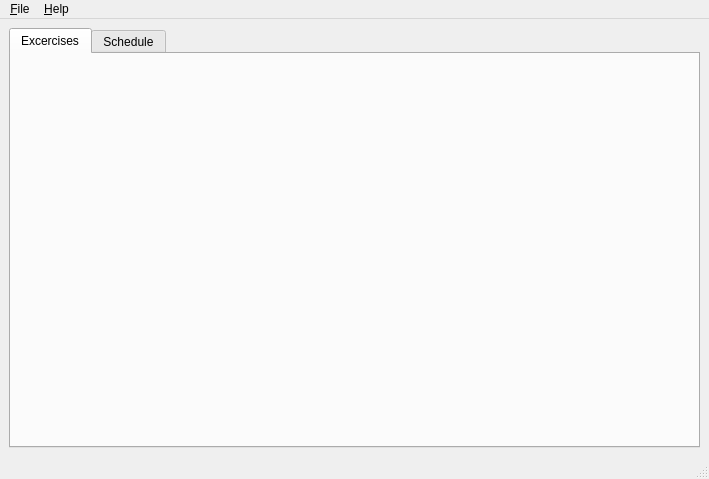
<?xml version="1.0" encoding="UTF-8"?>
<ui version="4.0">
 <class>MainWindow</class>
 <widget class="QMainWindow" name="MainWindow">
  <property name="geometry">
   <rect>
    <x>0</x>
    <y>0</y>
    <width>709</width>
    <height>479</height>
   </rect>
  </property>
  <property name="windowTitle">
   <string>MainWindow</string>
  </property>
  <widget class="QWidget" name="centralwidget">
   <layout class="QGridLayout" name="gridLayout">
    <item row="0" column="0">
     <widget class="QTabWidget" name="tabWidget">
      <property name="currentIndex">
       <number>0</number>
      </property>
      <widget class="QWidget" name="tab">
       <attribute name="title">
        <string>Excercises</string>
       </attribute>
      </widget>
      <widget class="QWidget" name="tab_2">
       <attribute name="title">
        <string>Schedule</string>
       </attribute>
       <layout class="QGridLayout" name="gridLayout_2">
        <item row="0" column="0">
         <widget class="QCalendarWidget" name="calendarWidget"/>
        </item>
       </layout>
      </widget>
     </widget>
    </item>
   </layout>
  </widget>
  <widget class="QMenuBar" name="menubar">
   <property name="geometry">
    <rect>
     <x>0</x>
     <y>0</y>
     <width>709</width>
     <height>30</height>
    </rect>
   </property>
   <widget class="QMenu" name="menu_File">
    <property name="title">
     <string>&amp;File</string>
    </property>
    <addaction name="action_Clear_user_info"/>
   </widget>
   <widget class="QMenu" name="menu_Help">
    <property name="title">
     <string>&amp;Help</string>
    </property>
    <addaction name="actionAbout_Qt"/>
    <addaction name="action_Quit"/>
   </widget>
   <addaction name="menu_File"/>
   <addaction name="menu_Help"/>
  </widget>
  <widget class="QStatusBar" name="statusbar"/>
  <action name="action_Clear_user_info">
   <property name="text">
    <string>&amp;Clear user info</string>
   </property>
  </action>
  <action name="actionAbout_Qt">
   <property name="text">
    <string>About Qt</string>
   </property>
  </action>
  <action name="action_Quit">
   <property name="text">
    <string>&amp;Quit</string>
   </property>
   <property name="shortcut">
    <string>Ctrl+Q</string>
   </property>
  </action>
 </widget>
 <resources/>
 <connections/>
</ui>
